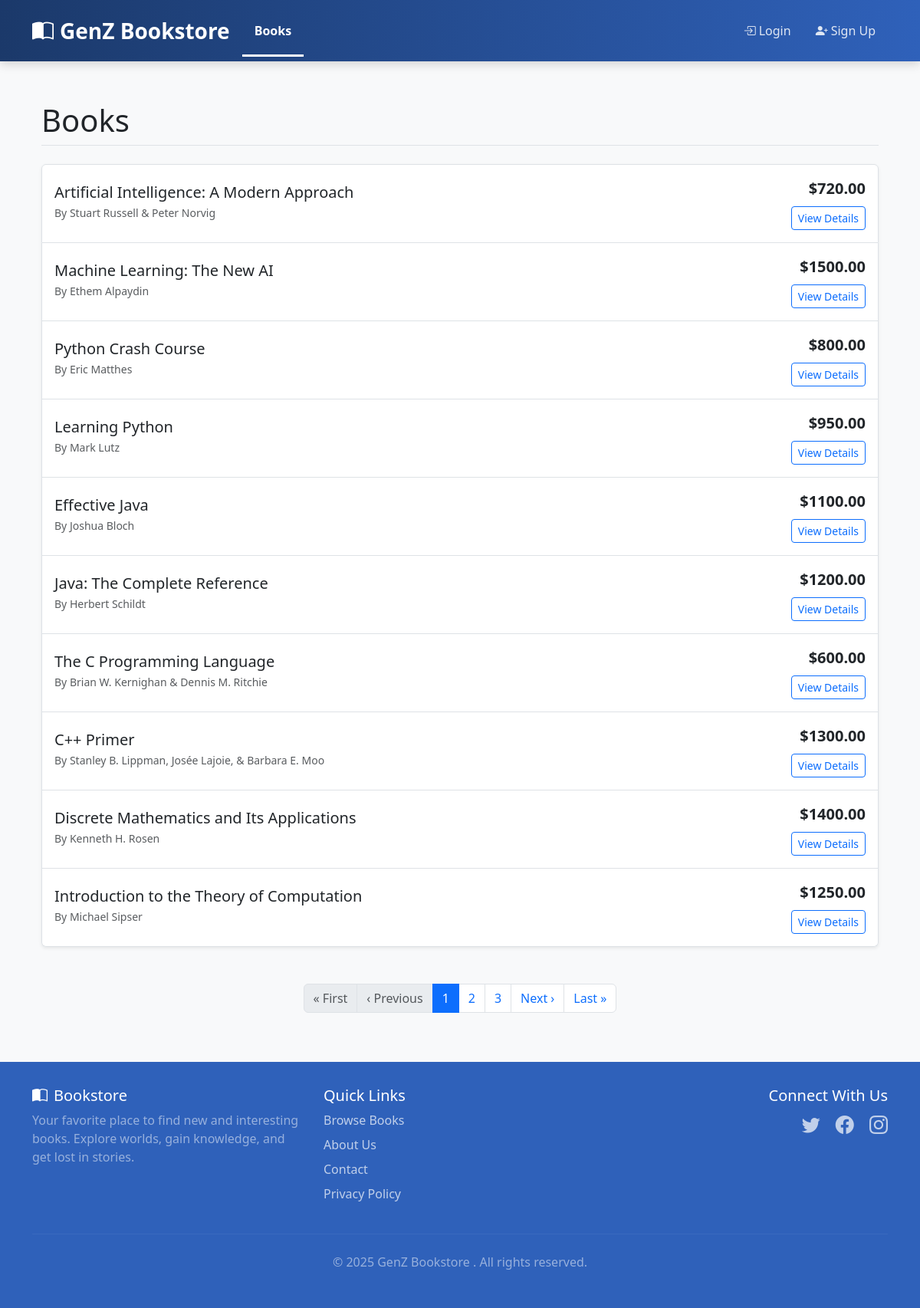
The page /books/ on the database its author committed.
### books/models.py (models this page shows, shortened)
class Book(models.Model):
    title = models.CharField(max_length=200)
    author = models.CharField(max_length=200)
    description = models.TextField()
    price = models.DecimalField(max_digits=10, decimal_places=2)
    inventory = models.PositiveIntegerField(default=0)
    cover_image = models.CharField(max_length=255, blank=True, null=True)
    created_at = models.DateTimeField(auto_now_add=True)
    updated_at = models.DateTimeField(auto_now=True)

### books/views.py (the view)
# urls.py: path('books/', views.BookListView.as_view(), name='book_list'),
class BookListView(ListView):
    model = Book
    template_name = 'books/book_list.html'
    context_object_name = 'books'
    paginate_by = 10

### cart/context_processors.py (called while the page is built)
def cart_processor(request):
    cart = request.session.get('cart', {})
    cart_count = sum(item['quantity'] for item in cart.values())
    return {
        'cart_count': cart_count
    }

### templates/books/book_list.html (shortened to what this page needs)
{% extends 'base/base.html' %}
{% load static %}
{% block content %}
<div class="container py-4">
    <h1 class="mb-4 border-bottom pb-2">Books</h1>
    {% if books %}
        <div class="list-group shadow-sm">
            {% for book in books %}
            <div class="list-group-item list-group-item-action py-3 px-3">
                <div class="d-flex w-100 justify-content-between align-items-center">
                    <div>
                        <h5 class="mb-1">{{ book.title }}</h5>
                        <p class="mb-1 text-muted small">By {{ book.author }}</p>
                    </div>
                    <div class="text-end ms-3" style="min-width: 150px;">
                         <p class="fw-bold fs-5 mb-2">${{ book.price|floatformat:2 }}</p>
                         <a href="{% url 'books:book_detail' book.id %}" class="btn btn-sm btn-outline-primary">View Details</a>
                    </div>
                </div>
            </div>
            {% endfor %}
        </div>
    {% else %}
        <div class="alert alert-info text-center">
            <h4 class="alert-heading">No Books Found</h4>
            <p>There are currently no books listed.</p>
        </div>
    {% endif %}
    {% if is_paginated %}
    <nav aria-label="Page navigation" class="mt-5">
        <ul class="pagination justify-content-center">
            {% if page_obj.has_previous %}
                <li class="page-item"><a class="page-link" href="?page=1" aria-label="First">« First</a></li>
                <li class="page-item"><a class="page-link" href="?page={{ page_obj.previous_page_number }}" aria-label="Previous">‹ Previous</a></li>
            {% else %}
                <li class="page-item disabled"><span class="page-link">« First</span></li>
                <li class="page-item disabled"><span class="page-link">‹ Previous</span></li>
            {% endif %}
            {% for num in page_obj.paginator.page_range %}
                {% if page_obj.number == num %}<li class="page-item active" aria-current="page"><span class="page-link">{{ num }}</span></li>
                {% elif num > page_obj.number|add:'-3' and num < page_obj.number|add:'3' %}<li class="page-item"><a class="page-link" href="?page={{ num }}">{{ num }}</a></li>
                {% elif num == page_obj.number|add:'-3' or num == page_obj.number|add:'3' %}<li class="page-item disabled"><span class="page-link">...</span></li>{% endif %}
            {% endfor %}
            {% if page_obj.has_next %}
                <li class="page-item"><a class="page-link" href="?page={{ page_obj.next_page_number }}" aria-label="Next">Next ›</a></li>
                <li class="page-item"><a class="page-link" href="?page={{ page_obj.paginator.num_pages }}" aria-label="Last">Last »</a></li>
            {% else %}
                <li class="page-item disabled"><span class="page-link">Next ›</span></li>
                <li class="page-item disabled"><span class="page-link">Last »</span></li>
            {% endif %}
        </ul>
    </nav>
    {% endif %}
</div>
{% endblock %}

### templates/base/base.html (shortened to what this page needs)
<!DOCTYPE html>
<html lang="en">
<head>
    <link href="https://cdn.jsdelivr.net/npm/bootstrap@5.3.2/dist/css/bootstrap.min.css" rel="stylesheet">
    <link rel="stylesheet" href="https://cdn.jsdelivr.net/npm/bootstrap-icons@1.11.1/font/bootstrap-icons.css">
    {% load static %}
</head>
<body>
    <nav class="navbar custom-navbar navbar-expand-lg navbar-dark fixed-top">
        <div class="container">
            <a class="navbar-brand" href="{% url 'books:book_list' %}">
                <i class="bi bi-book-half me-2"></i>GenZ Bookstore
            </a>
            <div class="collapse navbar-collapse" id="navbarNav">
                <ul class="navbar-nav me-auto mb-2 mb-lg-0">
                    <li class="nav-item">
                        <a class="nav-link {% if request.resolver_match.url_name == 'book_list' and request.resolver_match.app_name == 'books' %}active{% endif %}" href="{% url 'books:book_list' %}">Books</a>
                    </li>
                </ul>
                <ul class="navbar-nav ms-auto align-items-lg-center">
                    {% if user.is_authenticated %}
                         <li class="nav-item me-lg-2">
                            <a class="nav-link position-relative cart-icon-wrapper" href="{% url 'cart:view_cart' %}">
                                <i class="bi bi-cart3 fs-4"></i>
                                <span class="position-absolute top-0 start-100 translate-middle badge rounded-pill bg-danger">
                                    {{ cart_count|default:0 }}
                                    <span class="visually-hidden">items in cart</span>
                                </span>
                            </a>
                        </li>
                        <li class="nav-item dropdown">
                            <a class="nav-link dropdown-toggle" href="#" role="button" data-bs-toggle="dropdown" aria-expanded="false">
                               <i class="bi bi-person-circle fs-4 me-1"></i> Hello, {{ user.username }}
                            </a>
                            <ul class="dropdown-menu dropdown-menu-end">
                                <li><a class="dropdown-item" href="#"> <i class="bi bi-person-fill me-2"></i>Profile</a></li>
                                <li><a class="dropdown-item" href="{% url 'orders:order_history' %}"> <i class="bi bi-list-check me-2"></i>My Orders</a></li>
                                {% if user.is_staff %}
                                <li><a class="dropdown-item" href="{% url 'admin_panel:dashboard' %}"> <i class="bi bi-speedometer2 me-2"></i>Admin Panel</a></li>
                                {% endif %}
                                <li><hr class="dropdown-divider"></li>
                                <li><a class="dropdown-item" href="{% url 'accounts:logout' %}"> <i class="bi bi-box-arrow-right me-2"></i>Logout</a></li>
                            </ul>
                        </li>
                    {% else %}
                        <li class="nav-item">
                            <a class="nav-link {% if request.resolver_match.url_name == 'login' and request.resolver_match.app_name == 'accounts' %}active{% endif %}" href="{% url 'accounts:login' %}">
                                <i class="bi bi-box-arrow-in-right me-1"></i>Login
                            </a>
                        </li>
                        <li class="nav-item">
                            <a class="nav-link {% if request.resolver_match.url_name == 'signup' and request.resolver_match.app_name == 'accounts' %}active{% endif %}" href="{% url 'accounts:signup' %}">
                                <i class="bi bi-person-plus-fill me-1"></i>Sign Up
                            </a>
                        </li>
                    {% endif %}
                </ul>
            </div>
        </div>
    </nav>
    <div class="container content-wrapper py-4">
        {% block content %}{% endblock %}
    </div>
    <footer class="site-footer text-white mt-auto">
        <div class="container">
            <div class="row">
                <div class="col-md-4 mb-4 mb-md-0">
                    <h5><i class="bi bi-book-half me-2"></i>Bookstore</h5>
                    <p class="text-white-50">Your favorite place to find new and interesting books. Explore worlds, gain knowledge, and get lost in stories.</p>
                </div>
                <div class="col-md-4 mb-4 mb-md-0">
                    <h5>Quick Links</h5>
                    <ul class="list-unstyled footer-links">
                        <li><a href="{% url 'books:book_list' %}">Browse Books</a></li>
                        <li><a href="#">About Us</a></li>
                        <li><a href="#">Contact</a></li>
                        <li><a href="#">Privacy Policy</a></li>
                    </ul>
                </div>
                <div class="col-md-4 text-md-end">
                    <h5>Connect With Us</h5>
                    <div class="social-icons">
                        <a href="#" title="Twitter"><i class="bi bi-twitter"></i></a>
                        <a href="#" title="Facebook"><i class="bi bi-facebook"></i></a>
                        <a href="#" title="Instagram"><i class="bi bi-instagram"></i></a>
                    </div>
                </div>
            </div>
            <hr class="my-4" style="border-color: rgba(255,255,255,0.2);">
            <div class="text-center text-white-50">
                 <p>© {% now "Y" %} GenZ Bookstore . All rights reserved.</p>
            </div>
        </div>
    </footer>
</body>
</html>

### templates/base/base.html (style rules this page uses)
body { display: flex; flex-direction: column; min-height: 100vh; padding-top: 85px; background-color: #f8f9fa; }
.content-wrapper { flex: 1 0 auto; }
.site-footer { flex-shrink: 0; background-color: rgba(47,97,186,1); }
.navbar.custom-navbar { background: linear-gradient(90deg, rgba(27,57,106,1) 0%, rgba(47,97,186,1) 100%); padding-top: 0; padding-bottom: 0; min-height: 80px; box-shadow: 0 4px 12px rgba(0,0,0,0.15); }
.navbar.custom-navbar .navbar-brand { font-weight: 600; font-size: 1.75rem; padding-top: 0.75rem; padding-bottom: 0.75rem; color: #ffffff; }
.navbar.custom-navbar .nav-link { padding: 1.2rem 1rem; color: rgba(255, 255, 255, 0.85); font-weight: 500; transition: background-color 0.2s ease-in-out, color 0.2s ease-in-out; border-bottom: 3px solid transparent; margin-bottom: -3px; }
.navbar.custom-navbar .nav-link.active { color: #ffffff; border-bottom-color: #ffffff; font-weight: 600; }
.site-footer { padding-top: 2rem; padding-bottom: 2rem; }
.footer-links li { margin-bottom: 0.5rem; }
.footer-links a { color: rgba(255, 255, 255, 0.7); text-decoration: none; transition: color 0.2s ease-in-out; }
.social-icons a { color: rgba(255, 255, 255, 0.7); font-size: 1.5rem; margin-left: 1rem; transition: color 0.2s ease-in-out; }

### rows shown on the page
Book: title "Artificial Intelligence: A Modern Approach", author "Stuart Russell & Peter Norvig", price "720.00"
Book: title "Machine Learning: The New AI", author "Ethem Alpaydin", price "1500.00"
Book: title "Python Crash Course", author "Eric Matthes", price "800.00"
Book: title "Learning Python", author "Mark Lutz", price "950.00"
Book: title "Effective Java", author "Joshua Bloch", price "1100.00"
Book: title "Java: The Complete Reference", author "Herbert Schildt", price "1200.00"
Book: title "The C Programming Language", author "Brian W. Kernighan & Dennis M. Ritchie", price "600.00"
Book: title "C++ Primer", author "Stanley B. Lippman, Josée Lajoie, & Barbara E. Moo", price "1300.00"
Book: title "Discrete Mathematics and Its Applications", author "Kenneth H. Rosen", price "1400.00"
Book: title "Introduction to the Theory of Computation", author "Michael Sipser", price "1250.00"

### other values the page prints
{{ num }} "1"
{{ num }} "2" "3"
